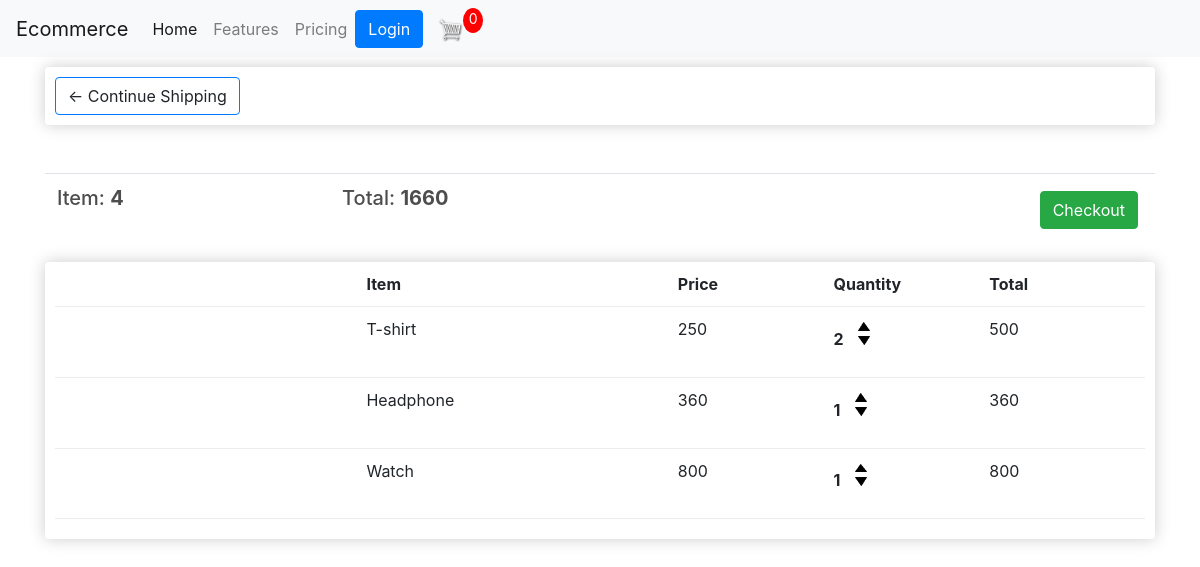
Page /cart/ (signed in) on the committed database.
### essEcommerce/models.py (models this page shows, shortened)
class Order(models.Model):
    customer = models.ForeignKey(Customer, on_delete=models.CASCADE)
    created_at = models.DateField(auto_now_add=True, blank = True, null=True)
    status = models.BooleanField(default=False, blank=True,null=True)
    @property
    def get_cart_total(self):
        total = self.orderitem_set.all()
        tot = 0
        for i in total:
            tot = tot + i.quantity
        return tot
    @property
    def get_cart_total_price(self):
        items = self.orderitem_set.all()
        tot = 0
        for i in items:
            tot = tot + i.total_price
        return tot

class OrderItem(models.Model):
    product = models.ForeignKey(Product, on_delete=models.CASCADE)
    order = models.ForeignKey(Order, on_delete=models.CASCADE)
    quantity = models.IntegerField()
    date = models.DateField(auto_now_add=True, blank=True,null=True)
    @property
    def total_price(self):
        total = self.product.price * self.quantity
        return total

class Product(models.Model):
    name = models.CharField(max_length=250, null=True,blank=True)
    price = models.IntegerField()
    image = models.ImageField(blank=True, null=True)

### essEcommerce/views.py (the view)
# urls.py: path('cart/', cart, name='cart'),
def cart(request):
    if request.user.is_authenticated:
        customer = request.user.customer
        order , create = Order.objects.get_or_create(customer=customer, status=False)
        items = order.orderitem_set.all()
    else:
        items = []
        order = {
            'get_cart_total':0,
            'get_cart_total_price':0
        }
    context = {
        'order':order,
        'items':items,
    }
    return render(request, 'essEcommerce/cart.html', context)

### templates/essEcommerce/cart.html
{% extends 'base.html' %}
{% load static %}
{% block content %}
    <div class="row">
        <div class="col-lg-12">
            <div class="box-element">
                <a class="btn btn-outline-primary">&#x2190; Continue Shipping</a>
            </div>
            <br>
            <br>
            <table class="table">
                <tr>
                    <th><h5>Item: <strong>{{ order.get_cart_total }}</strong></h5></th>
                    <th><h5>Total: <strong>{{ order.get_cart_total_price }}</strong></h5></th>
                    <th>
                        <a style = "float:right; margin: 5px;" class="btn btn-success" href="#">Checkout</a>
                    </th>
                </tr>
            </table>
            <div class="box-element">
                <div class="cart-row">
                    <div style="flex:2"></div>
                    <div style="flex:2"><strong>Item</strong></div>
                    <div style="flex:1"><strong>Price</strong></div>
                    <div style="flex:1"><strong>Quantity</strong></div>
                    <div style="flex:1"><strong>Total</strong></div>
                </div>
                {% for item in items %}
                <div class="cart-row">
                    <div style="flex:2"></div>
                    <div style="flex:2">{{ item.product.name }}</div>
                    <div style="flex:1">{{ item.product.price }}</div>
                    <div style="flex:1">
                        <p class="quantity">{{ item.quantity }}</p>
                        <div class="quantity">
                            <img class="chg-quantity" src="{% static  'images/arrow-up.png' %}">
                            <img class="chg-quantity" src="{% static  'images/arrow-down.png' %}">
                        </div>
                    </div>
                    <div style="flex:1"><p>{{ item.total_price }}</p></div>
                </div>
                {% endfor %}
            </div>
        </div>
    </div>
{% endblock content %}

### templates/base.html (shortened to what this page needs)
{% load static %}
<!DOCTYPE html>
<html lang="en">
<head>
    <link rel="stylesheet" href="{% static 'css/base.css' %}">
    <link rel="stylesheet" href="https://stackpath.bootstrapcdn.com/bootstrap/4.4.1/css/bootstrap.min.css">
</head>
<body>
    <nav class="navbar navbar-expand-lg navbar-light bg-light">
        <a class="navbar-brand" href="/">Ecommerce</a>
        <div class="collapse navbar-collapse" id="navbarNav">
          <ul class="navbar-nav">
            <li class="nav-item active">
              <a class="nav-link" href="/">Home <span class="sr-only">(current)</span></a>
            </li>
            <li class="nav-item">
              <a class="nav-link" href="#">Features</a>
            </li>
            <li class="nav-item">
              <a class="nav-link" href="#">Pricing</a>
            </li>
          </ul>
          <div class="form-inline my-2 my-lg-0">
            <a href="#"class="btn btn-primary">Login</a>
            <a href="{% url 'cart' %}">
               <img  id="cart-icon" src="{% static 'images/cart.png' %}">
           </a>
           <p id="cart-total">0</p>
       </div>
        </div>
      </nav>
<div class="container">
    {% block content  %}
    {% endblock %}
</div>
</body>
</html>

### static/css/base.css (style rules this page uses)
body { background-color: hsl(0, 0%, 98%); }
h1,h2,h3,h4,h5,h6 { color:hsl(0, 0%, 30%); }
.box-element { box-shadow:hsl(0, 0%, 80%) 0 0 16px; background-color: #fff; border-radius: 4px; padding: 10px; }
#cart-icon { width:25px; display: inline-block; margin-left: 15px; }
#cart-total { display: block; text-align: center; color:#fff; background-color: red; width: 20px; height: 25px; border-radius: 50%; font-size: 14px; }
.col-lg-4, .col-lg-6, .col-lg-8, .col-lg-12 { margin-top: 10px; }
.btn { border-radius: 0; }
.cart-row { display: flex; align-items: flex-stretch; padding-bottom: 10px; margin-bottom: 10px; border-bottom: 1px solid #ececec; }
.quantity { display: inline-block; font-weight: 700; padding-right:10px; }
.chg-quantity { width: 12px; cursor: pointer; display: block; margin-top: 5px; transition:.1s; }

### rows in the picture
Order: get_cart_total "4", get_cart_total_price "1660"
OrderItem: product.name "T-shirt", product.price "250", quantity "2", total_price "500"
OrderItem: product.name "Headphone", product.price "360", quantity "1", total_price "360"
OrderItem: product.name "Watch", product.price "800", quantity "1", total_price "800"
